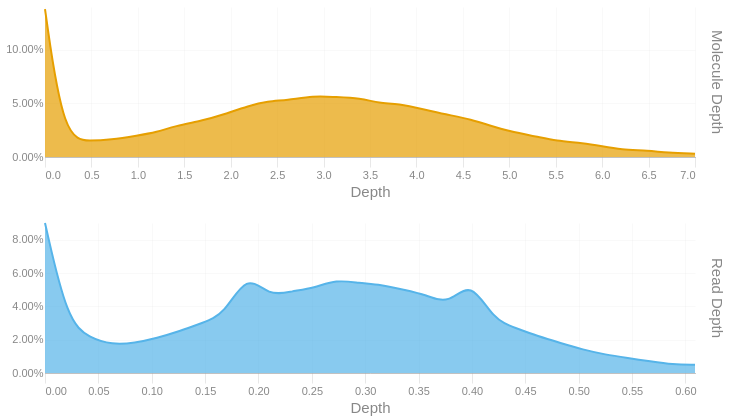

Source (notebook cell):
### Code cell
readdep = depth_hist(tb['Read Depth'], q99, 3)
readdep = readdep.with_columns(pl.lit('Read Depth').alias('Metric'))
if not SKIPLR:
    moldep = depth_hist(tb['Molecule Depth'], mol_q99, 1)
    moldep = moldep.with_columns(pl.lit('Molecule Depth').alias('Metric'))
    _hist = pl.concat([readdep, moldep])
    _hist = _hist.filter(pl.col('Proportion') != 0)
    with SafeRender(_hist):
        (
            alt.Chart(_hist)        
            .mark_area(interpolate = "basis")
            .encode(
                x=alt.X('Bin:Q').scale(domainMin=0).axis(alt.Axis(title='Depth')),
                y = alt.Y('Proportion:Q', title = None).axis(format = '.2%'),
                color = alt.Color('Metric:N').legend(None),
                row = alt.Row("Metric:N").header(title = None, labelOrient = 'right'),
                tooltip = [
                    alt.Tooltip("Metric:N", title = "Metric"),
                    alt.Tooltip('Interval:N', title = "Depth Interval"),
                    alt.Tooltip('Proportion:Q', title = "% Alignments").format('.2%')
                ]
            )
            .resolve_scale(x='independent', y='independent')
            .properties(
                height = 150, width = 650,
                usermeta={'embedOptions': {'downloadFileName': f'{samplename}.depth.hist'}}
            )
        ).display()
else:
    readdep = readdep.filter(pl.col('Proportion') != 0)
    with SafeRender(readdep):
        (
            alt.Chart(readdep)        
            .mark_area(interpolate = "basis")
            .encode(
                x=alt.X('Bin:Q').scale(domainMin=0).axis(alt.Axis(title='Depth')),
                y = alt.Y('Proportion:Q', title = None).axis(format = '.2%'),
                tooltip = [
                    alt.Tooltip('Interval:N', title = "Depth Interval"),
                    alt.Tooltip('Proportion:Q', title = "% Alignments").format('.2%')
                ]
            )
            .properties(
                usermeta={'embedOptions': {'downloadFileName': f'{samplename}.depth.hist'}}
            )
        ).display()

### Figure 1 — Vega-Lite specification as saved in the notebook (floating-point values rounded to 4 significant figures)
{"width": 650, "height": 150, "config": {"title": {"anchor": "start", "dy": -15, "fontSize": 18, "color": "#888888", "subtitleColor": "#888888", "subtitleFontSize": 14}, "arc": {"fill": "#0072B2"}, "axis": {"domainColor": "#888888", "domainWidth": 0.5, "gridWidth": 0.2, "grid": false, "titleFontWeight": 400, "titleFontSize": 15, "labelFontSize": 11, "labelColor": "#888888", "tickColor": "#888888", "tickWidth": 0.2, "titleColor": "#888888"}, "axisBand": {"grid": false}, "axisX": {"grid": true, "tickSize": 10, "domainCap": "round"}, "axisY": {"domain": false, "grid": true, "tickSize": 0, "domainCap": "round"}, "background": "transparent", "header": {"labelFontSize": 15, "labelColor": "#888888", "titleFontSize": 15, "titleFontWeight": 600, "titleColor": "#888888"}, "legend": {"labelFont": "sans-serif", "labelFontSize": 12, "labelColor": "#888888", "symbolSize": 100, "symbolType": "circle", "titleFontSize": 12, "titlePadding": 10, "titleColor": "#888888", "title": null}, "range": {"category": ["#E69F00", "#56B4E9", "#009E73", "#F0E442", "#0072B2", "#D55E00", "#CC79A7", "#000000"], "diverging": ["#cfe8f3", "#a2d4ec", "#73bfe2", "#46abdb", "#1696d2", "#12719e"]}, "area": {"fill": "#0072B2", "fillOpacity": 0.7, "line": true, "strokeOpacity": 0.7}, "line": {"color": "#0072B2", "stroke": "#0072B2", "strokeWidth": 2}, "trail": {"color": "#0072B2", "stroke": "#0072B2", "strokeWidth": 0, "size": 1}, "point": {"filled": true, "fillOpacity": 1.0, "size": 95}, "text": {"color": "#888888", "fontSize": 11, "align": "right", "fontWeight": 400, "size": 11}, "bar": {"fill": "#0072B2", "stroke": null}, "view": {"stroke": null, "continuousWidth": 660, "continuousHeight": 400}}, "data": {"name": "data-58c6983e0ba5610b771da500ad73b060"}, "mark": {"type": "area", "interpolate": "basis"}, "encoding": {"color": {"field": "Metric", "legend": null, "type": "nominal"}, "row": {"field": "Metric", "header": {"title": null, "labelOrient": "right"}, "type": "nominal"}, "tooltip": [{"field": "Metric", "title": "Metric", "type": "nominal"}, {"field": "Interval", "title": "Depth Interval", "type": "nominal"}, {"field": "Proportion", "format": ".2%", "title": "% Alignments", "type": "quantitative"}], "x": {"axis": {"title": "Depth"}, "field": "Bin", "scale": {"domainMin": 0}, "type": "quantitative"}, "y": {"axis": {"format": ".2%"}, "field": "Proportion", "title": null, "type": "quantitative"}}, "resolve": {"scale": {"x": "independent", "y": "independent"}}, "usermeta": {"embedOptions": {"downloadFileName": "TF26LRJL0058_50B_L_10484332_23Y22YLT4_L7.depth.hist"}}, "$schema": "https://vega.github.io/schema/vega-lite/v6.4.1.json", "datasets": {"data-58c6983e0ba5610b771da500ad73b060": [{"Bin": 0.0, "Interval": "0.0-0.021", "Proportion": 0.09, "Metric": "Read Depth"}, {"Bin": 0.021, "Interval": "0.021-0.042", "Proportion": 0.031, "Metric": "Read Depth"}, {"Bin": 0.042, "Interval": "0.042-0.063", "Proportion": 0.021, "Metric": "Read Depth"}, {"Bin": 0.063, "Interval": "0.063-0.084", "Proportion": 0.017, "Metric": "Read Depth"}, {"Bin": 0.084, "Interval": "0.084-0.105", "Proportion": 0.018, "Metric": "Read Depth"}, {"Bin": 0.105, "Interval": "0.105-0.126", "Proportion": 0.021, "Metric": "Read Depth"}, {"Bin": 0.126, "Interval": "0.126-0.147", "Proportion": 0.025, "Metric": "Read Depth"}, {"Bin": 0.147, "Interval": "0.147-0.168", "Proportion": 0.03, "Metric": "Read Depth"}, {"Bin": 0.168, "Interval": "0.168-0.189", "Proportion": 0.035, "Metric": "Read Depth"}, {"Bin": 0.189, "Interval": "0.189-0.21", "Proportion": 0.06, "Metric": "Read Depth"}, {"Bin": 0.21, "Interval": "0.21-0.231", "Proportion": 0.046, "Metric": "Read Depth"}, {"Bin": 0.231, "Interval": "0.231-0.252", "Proportion": 0.049, "Metric": "Read Depth"}, {"Bin": 0.252, "Interval": "0.252-0.273", "Proportion": 0.051, "Metric": "Read Depth"}, {"Bin": 0.273, "Interval": "0.273-0.294", "Proportion": 0.056, "Metric": "Read Depth"}, {"Bin": 0.294, "Interval": "0.294-0.315", "Proportion": 0.054, "Metric": "Read Depth"}, {"Bin": 0.315, "Interval": "0.315-0.336", "Proportion": 0.053, "Metric": "Read Depth"}, {"Bin": 0.336, "Interval": "0.336-0.357", "Proportion": 0.05, "Metric": "Read Depth"}, {"Bin": 0.357, "Interval": "0.357-0.378", "Proportion": 0.047, "Metric": "Read Depth"}, {"Bin": 0.378, "Interval": "0.378-0.399", "Proportion": 0.041, "Metric": "Read Depth"}, {"Bin": 0.399, "Interval": "0.399-0.42", "Proportion": 0.056, "Metric": "Read Depth"}, {"Bin": 0.42, "Interval": "0.42-0.441", "Proportion": 0.032, "Metric": "Read Depth"}, {"Bin": 0.441, "Interval": "0.441-0.462", "Proportion": 0.027, "Metric": "Read Depth"}, {"Bin": 0.462, "Interval": "0.462-0.483", "Proportion": 0.022, "Metric": "Read Depth"}, {"Bin": 0.483, "Interval": "0.483-0.504", "Proportion": 0.018, "Metric": "Read Depth"}, {"Bin": 0.504, "Interval": "0.504-0.525", "Proportion": 0.014, "Metric": "Read Depth"}, {"Bin": 0.525, "Interval": "0.525-0.546", "Proportion": 0.011, "Metric": "Read Depth"}, {"Bin": 0.546, "Interval": "0.546-0.567", "Proportion": 0.009, "Metric": "Read Depth"}, {"Bin": 0.567, "Interval": "0.567-0.588", "Proportion": 0.007, "Metric": "Read Depth"}, {"Bin": 0.588, "Interval": "0.588-0.609", "Proportion": 0.005, "Metric": "Read Depth"}, {"Bin": 0.609, "Interval": "0.609-0.63", "Proportion": 0.005, "Metric": "Read Depth"}, {"Bin": 0.0, "Interval": "0.0-0.2", "Proportion": 0.138, "Metric": "Molecule Depth"}, {"Bin": 0.2, "Interval": "0.2-0.5", "Proportion": 0.016, "Metric": "Molecule Depth"}, {"Bin": 0.5, "Interval": "0.5-0.7", "Proportion": 0.015, "Metric": "Molecule Depth"}, {"Bin": 0.7, "Interval": "0.7-1.0", "Proportion": 0.016, "Metric": "Molecule Depth"}, {"Bin": 1.0, "Interval": "1.0-1.2", "Proportion": 0.02, "Metric": "Molecule Depth"}, {"Bin": 1.2, "Interval": "1.2-1.4", "Proportion": 0.023, "Metric": "Molecule Depth"}, {"Bin": 1.4, "Interval": "1.4-1.7", "Proportion": 0.029, "Metric": "Molecule Depth"}, {"Bin": 1.7, "Interval": "1.7-1.9", "Proportion": 0.034, "Metric": "Molecule Depth"}, {"Bin": 1.9, "Interval": "1.9-2.2", "Proportion": 0.039, "Metric": "Molecule Depth"}, {"Bin": 2.2, "Interval": "2.2-2.4", "Proportion": 0.048, "Metric": "Molecule Depth"}, {"Bin": 2.4, "Interval": "2.4-2.6", "Proportion": 0.052, "Metric": "Molecule Depth"}, {"Bin": 2.6, "Interval": "2.6-2.9", "Proportion": 0.053, "Metric": "Molecule Depth"}, {"Bin": 2.9, "Interval": "2.9-3.1", "Proportion": 0.057, "Metric": "Molecule Depth"}, {"Bin": 3.1, "Interval": "3.1-3.4", "Proportion": 0.056, "Metric": "Molecule Depth"}, {"Bin": 3.4, "Interval": "3.4-3.6", "Proportion": 0.055, "Metric": "Molecule Depth"}, {"Bin": 3.6, "Interval": "3.6-3.8", "Proportion": 0.05, "Metric": "Molecule Depth"}, {"Bin": 3.8, "Interval": "3.8-4.1", "Proportion": 0.05, "Metric": "Molecule Depth"}, {"Bin": 4.1, "Interval": "4.1-4.3", "Proportion": 0.044, "Metric": "Molecule Depth"}, {"Bin": 4.3, "Interval": "4.3-4.6", "Proportion": 0.04, "Metric": "Molecule Depth"}, {"Bin": 4.6, "Interval": "4.6-4.8", "Proportion": 0.035, "Metric": "Molecule Depth"}, {"Bin": 4.8, "Interval": "4.8-5.0", "Proportion": 0.029, "Metric": "Molecule Depth"}, {"Bin": 5.0, "Interval": "5.0-5.3", "Proportion": 0.024, "Metric": "Molecule Depth"}, {"Bin": 5.3, "Interval": "5.3-5.5", "Proportion": 0.019, "Metric": "Molecule Depth"}, {"Bin": 5.5, "Interval": "5.5-5.8", "Proportion": 0.015, "Metric": "Molecule Depth"}, {"Bin": 5.8, "Interval": "5.8-6.0", "Proportion": 0.013, "Metric": "Molecule Depth"}, {"Bin": 6.0, "Interval": "6.0-6.2", "Proportion": 0.01, "Metric": "Molecule Depth"}, {"Bin": 6.2, "Interval": "6.2-6.5", "Proportion": 0.007, "Metric": "Molecule Depth"}, {"Bin": 6.5, "Interval": "6.5-6.7", "Proportion": 0.006, "Metric": "Molecule Depth"}, {"Bin": 6.7, "Interval": "6.7-7.0", "Proportion": 0.004, "Metric": "Molecule Depth"}, {"Bin": 7.0, "Interval": "7.0-7.21", "Proportion": 0.003, "Metric": "Molecule Depth"}]}}
